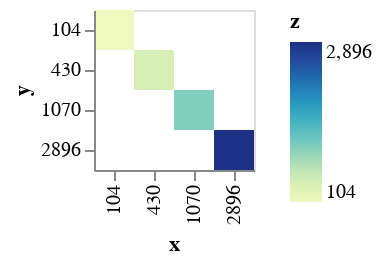

Notebook source saved alongside this figure:
### Code cell
source = pd.DataFrame({
    'x': cf_matrix[0].ravel(),
    'y': cf_matrix[0].ravel(),
    'z': cf_matrix[0].ravel()
})

alt.Chart(source).mark_rect().encode(
    x=('x:O'),
    y=('y:O'),
    color='z:Q'
)

### Figure 1 — Vega-Lite specification as saved in the notebook (floating-point values rounded to 4 significant figures)
{"config": {"view": {"continuousWidth": 400, "continuousHeight": 300}}, "data": {"name": "data-8c3d37545686416aba9ac057369e6b7c"}, "mark": "rect", "encoding": {"color": {"type": "quantitative", "field": "z"}, "x": {"type": "ordinal", "field": "x"}, "y": {"type": "ordinal", "field": "y"}}, "$schema": "https://vega.github.io/schema/vega-lite/v4.8.1.json", "datasets": {"data-8c3d37545686416aba9ac057369e6b7c": [{"x": 2896, "y": 2896, "z": 2896}, {"x": 104, "y": 104, "z": 104}, {"x": 1070, "y": 1070, "z": 1070}, {"x": 430, "y": 430, "z": 430}]}}
